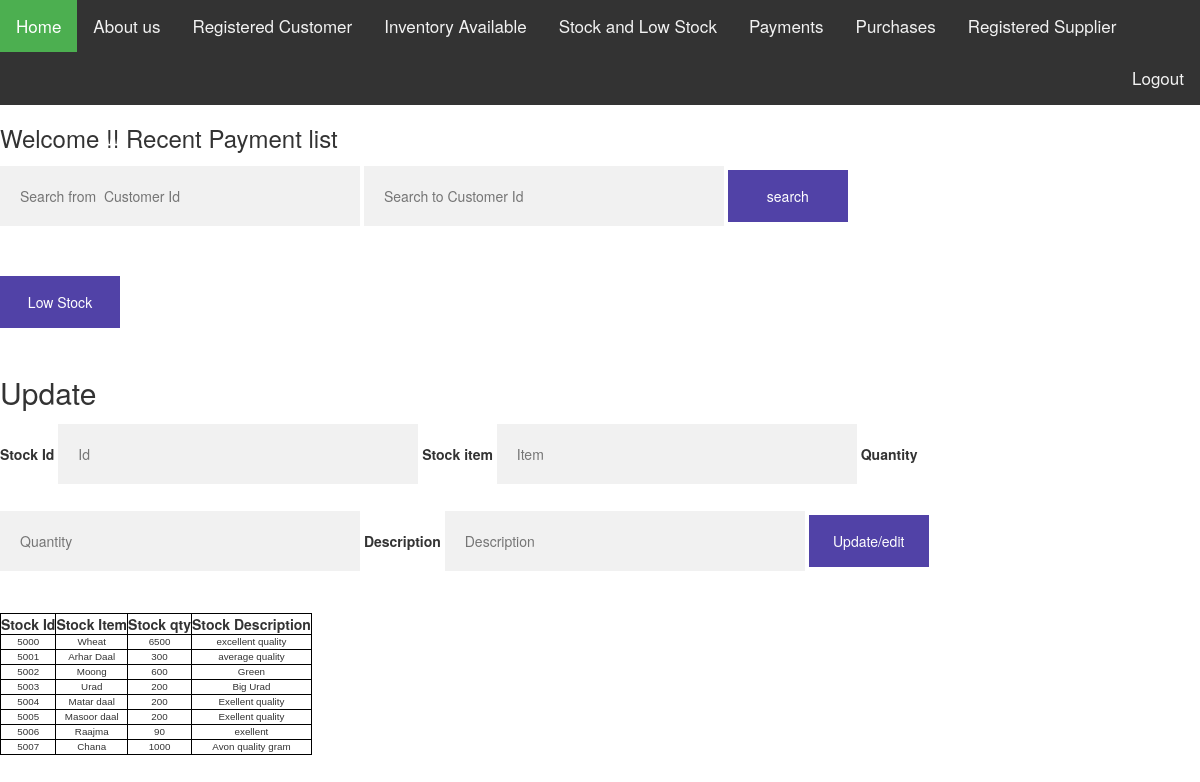
Screenshot of /LowStock.php with the database file from the repository.
### tables this page shows
CREATE TABLE `Stock` (
  `stock_id` int(11) NOT NULL,
  `stock_item` varchar(50) DEFAULT NULL,
  `stock_qty` int(11) DEFAULT NULL,
  `stock_desc` varchar(50) DEFAULT NULL
);

### LowStock.php (the view, shortened to what this page needs)
<?php
$conn=OpenCon();
if(isset($_POST['search']))
{
    $valueToSearcha = $_POST['valueToSearcha'];
    $valueToSearchb = $_POST['valueToSearchb'];
    $query = "SELECT * FROM `Stock` WHERE stock_id BETWEEN $valueToSearcha AND $valueToSearchb ";
    $search_result=$conn->query($query);
}
else if (isset($_POST['sort']))
{
    $query="SELECT * FROM Stock Where stock_qty<100";
    $search_result=$conn->query($query);
}
 else {
    $query = "SELECT * FROM `Stock`";
    $search_result=$conn->query($query);
}
?>
<!DOCTYPE html>
<html>
    <head>
        <link rel=stylesheet type=text/css href="https://maxcdn.bootstrapcdn.com/bootstrap/3.3.7/css/bootstrap.min.css">
        <link rel="stylesheet" type=text/css href="inventory.css">
        <link rel='stylesheet' type='text/css' href='firstpage.css'>
    </head>
    <body>
    <div class="topnav" id="myTopnav">
            <a href="#home" class="active">Home</a>
            <a href="">About us</a>
            <a href="search.php">Registered Customer</a>
            <a href="inventorymodule.php">Inventory Available</a>
            <a href="LowStock.php">Stock and Low Stock</a>
            <a href="#contact">Payments </a>
            <a href="#contact">Purchases</a>
            <a href="#contact">Registered Supplier</a>
            <div class="topnav-right">
            <a href='logout.php'>Logout</a>
            </div>
        </div>
        <h3>Welcome !! Recent Payment list</h3>
        <form action="LowStock.php" method="post">
            <input type="text" name="valueToSearcha" placeholder="Search from  Customer Id">
            <input type="text" name="valueToSearchb" placeholder="Search to Customer Id">
            <input type="submit" name="search" class='registerbtn' value="search"><br><br>
            <input type="submit" name="sort" class='registerbtn' value="Low Stock"><br><br>
          <h2>Update</h2>
          <label for="stock_id"><b>Stock Id</b></label>
          <input type="text" placeholder="Id" name="stock_id" >
          <label for="stock_item"><b>Stock item</b></label>
          <input type="text" placeholder="Item" name="stock_item" >
          <label for="stock_qty"><b>Quantity</b></label>
          <input type="text" placeholder="Quantity" name="stock_qty" >
          <label for="stock_desc"><b>Description</b></label>
          <input type="text" placeholder="Description" name="stock_desc">
          <input type="submit" name="Update" class='registerbtn' value="Update/edit"><br><br>
            <table>
                <tr>
                    <th>Stock Id</th>
                    <th> Stock Item</th>
                    <th>Stock qty</th>
                    <th>Stock Description</th>
                                   </tr>
                <?php while($row = $search_result->fetch_array()):?>
                <tr>
                    <td><?php echo $row['stock_id'];?></td>
                    <td><?php echo $row['stock_item'];?></td>
                    <td><?php echo $row['stock_qty'];?></td>
                    <td><?php echo $row['stock_desc'];?></td>
                </tr>
                <?php endwhile;?>
            </table>
        </form>
    </body>
</html>

### inventory.css (style rules this page uses)
* { box-sizing: border-box }
input[type=text], input[type=password] { width: 30%; padding: 20px; margin: 5px 0 22px 0; display: inline-block; border: none; background: #f1f1f1; }
.registerbtn { background-color: rgb(63, 46, 158); color: white; padding: 16px 20px; margin: 8px 0; border: none; cursor: pointer; width: 10%; opacity: 0.9; }
a { color: dodgerblue; }
td { font-family: Arial, Helvetica, sans-serif; font-size: .7em; border: 1px solid #DDD; }

### firstpage.css (style rules this page uses)
.topnav { background-color: #333; overflow: hidden; }
.topnav a { float: left; display: block; color: #f2f2f2; text-align: center; padding: 14px 16px; text-decoration: none; font-size: 17px; }
.topnav a.active { background-color: #4CAF50; color: white; }
.topnav-right { float:right; }

### LowStock.php (style rules this page uses)
.table,tr,th,td { border: 1px solid black; text-align:center; }

### rows the page displays
stock: stock_id "5000", stock_item "Wheat", stock_qty "6500", stock_desc "excellent quality"
stock: stock_id "5001", stock_item "Arhar Daal", stock_qty "300", stock_desc "average quality"
stock: stock_id "5002", stock_item "Moong", stock_qty "600", stock_desc "Green"
stock: stock_id "5003", stock_item "Urad", stock_qty "200", stock_desc "Big Urad"
stock: stock_id "5004", stock_item "Matar daal", stock_qty "200", stock_desc "Exellent quality"
stock: stock_id "5005", stock_item "Masoor daal", stock_qty "200", stock_desc "Exellent quality"
stock: stock_id "5006", stock_item "Raajma", stock_qty "90", stock_desc "exellent"
stock: stock_id "5007", stock_item "Chana", stock_qty "1000", stock_desc "Avon quality gram"
